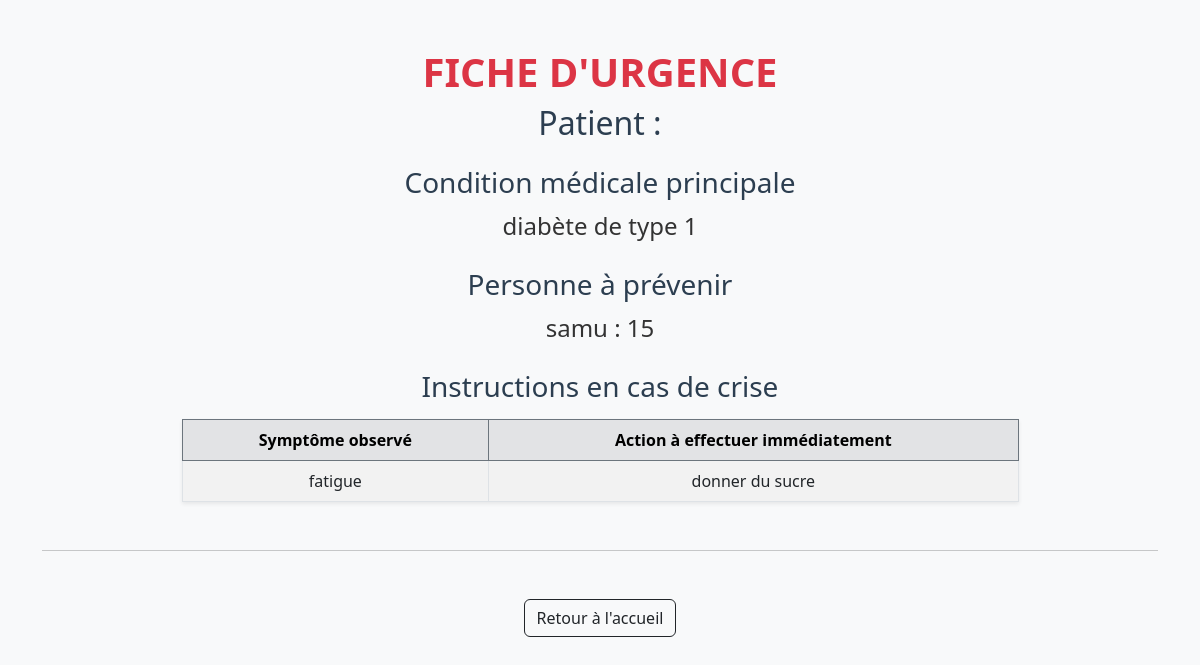
Page /emergency/AdrianPrtp on the committed database.
### tables this page shows
CREATE TABLE emergency_profile (
    id INTEGER PRIMARY KEY AUTOINCREMENT,
    user_id INTEGER UNIQUE NOT NULL,
    condition_name TEXT DEFAULT 'Ã€ remplir',
    emergency_contact TEXT DEFAULT 'Ã€ remplir',
    secret_key TEXT NOT NULL, 
    helper_id INTEGER,
    FOREIGN KEY (user_id) REFERENCES user (id),
    FOREIGN KEY (helper_id) REFERENCES user (id) 
);

CREATE TABLE instructions (
    id INTEGER PRIMARY KEY AUTOINCREMENT,
    profile_id INTEGER NOT NULL,
    symptom TEXT NOT NULL,
    action TEXT NOT NULL,
    FOREIGN KEY (profile_id) REFERENCES emergency_profile (id)
);

### app_projet.py (the view)
@app.route('/emergency/<username>')
def emergency_view(username):
    profile = db.get_profile_by_username(username)
    if profile:
        instructions = db.get_instructions(profile['id'])
        return render_template('emergency_view.html', profile=profile, instructions=instructions)
    return "Profil non trouvé", 404

### database.py (called while the page is built)
def db_fetch(query, args=(), all=False, db_name=DBFILENAME):
  with sqlite3.connect(db_name) as conn:
    conn.row_factory = sqlite3.Row
    cur = conn.execute(query, args)
    if all:
      res = cur.fetchall()
      return [dict(e) for e in res] if res else []
    else:
      res = cur.fetchone()
      return dict(res) if res else None
  return res

    def get_profile_by_username(self, username):
            query = """
                SELECT emergency_profile.* FROM emergency_profile
                JOIN user ON user.id = emergency_profile.user_id
                WHERE user.username = ?
            """
            return db_fetch(query, (username,))

    def get_instructions(self, profile_id):
            query = "SELECT * FROM instructions WHERE profile_id = ?"
            return db_fetch(query, (profile_id,), all=True)

### templates/emergency_view.html (shortened to what this page needs)
<!DOCTYPE html>
<html lang="fr">
<head>
    <link href="https://cdn.jsdelivr.net/npm/bootstrap@5.3.0/dist/css/bootstrap.min.css" rel="stylesheet">
</head>
<body>
    <div class="text-center container py-5">
    <div>
        <h1 class="text-danger fw-bold">FICHE D'URGENCE</h1>
        <h2>Patient : {{ profile.username }}</h2>
    </div>
    <div class="mt-4">
        <h3>Condition médicale principale</h3>
        <p class="fs-4">{{ profile.condition_name }}</p>
    </div>
    <div class="mt-4">
        <h3>Personne à prévenir</h3>
        <p class="fs-4">{{ profile.emergency_contact }}</p>
    </div>
    <div class="mt-4">
        <h3>Instructions en cas de crise</h3>
        <table class="table table-bordered table-striped mx-auto w-75 mt-3 shadow-sm">
            <thead class="table-secondary text-dark border-secondary">
                <tr>
                    <th>Symptôme observé</th>
                    <th>Action à effectuer immédiatement</th>
                </tr>
            </thead>
            <tbody>
                {% for inst in instructions %}
                <tr>
                    <td>{{ inst.symptom }}</td>
                    <td>{{ inst.action }}</td>
                </tr>
                {% endfor %}
            </tbody>
        </table>
    </div>
   <hr class="my-5">
    <div class="mt-3">
        {% if session.get('role') == 'helper' %}
            <a href="/helper_dashboard" class="btn btn-secondary">Retour a mon espace</a>
        {% elif session.get('user_id') %}
            <a href="/profile" class="btn btn-secondary">Retour à mon profil</a>
        {% else %}
            <a href="/" class="btn btn-outline-dark">Retour à l'accueil</a>
        {% endif %}
    </div>
    </div>
</body>
</html>

### templates/emergency_view.html (style rules this page uses)
body { font-family: 'Segoe UI', Roboto, Helvetica, Arial, sans-serif; background-color: #f8f9fa; color: #333; }
h1, h2, h3 { color: #2c3e50; }

### rows in the picture
emergency_profile: condition_name "diabète de type 1", emergency_contact "samu : 15"
instructions: symptom "fatigue", action "donner du sucre"
